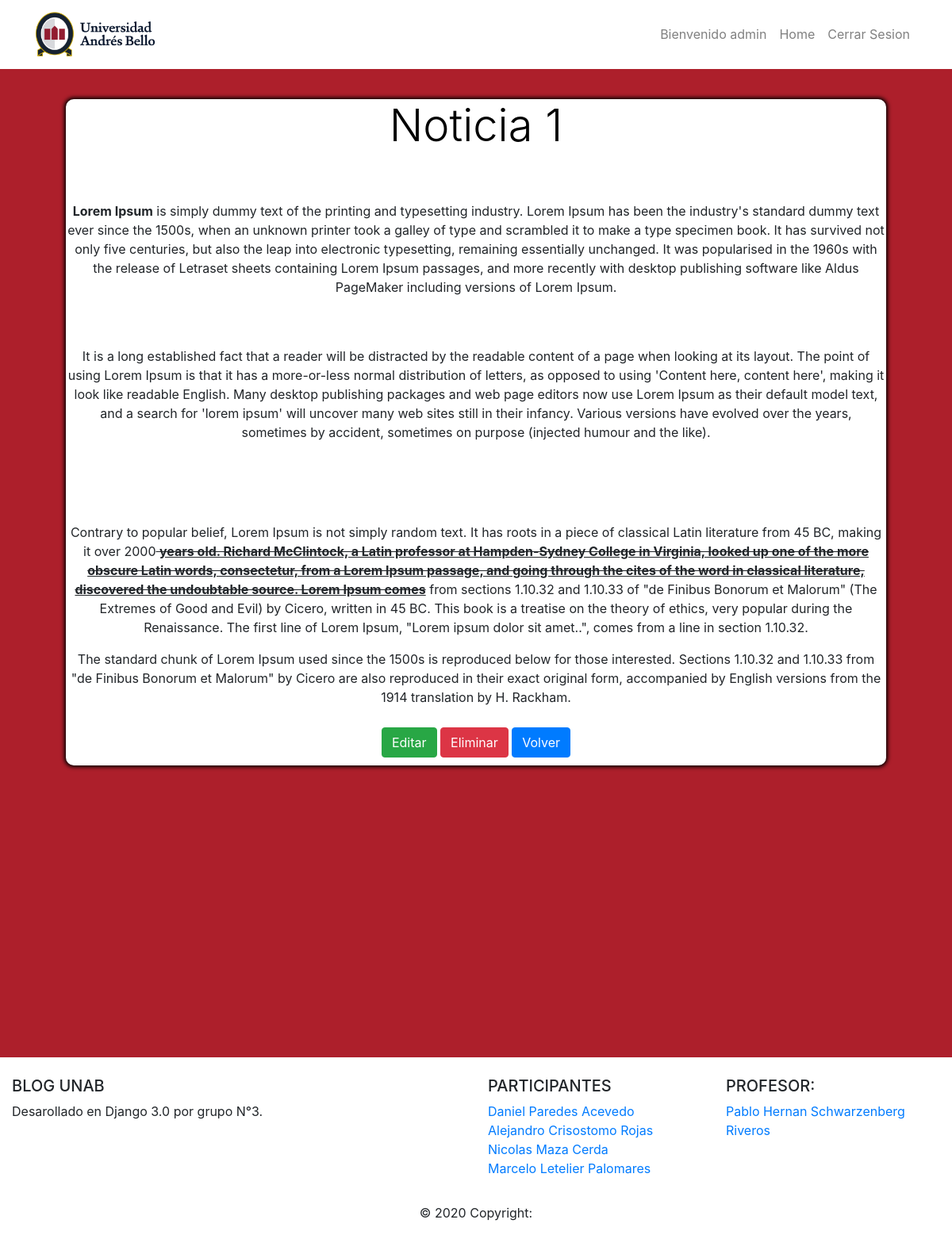
The page /blog/28/ (signed in) on the database its author committed.
### blogs/models.py (models this page shows, shortened)
class Blog(models.Model):
    titulo = models.CharField(max_length=35)
    contenido = RichTextField()
    blogs = models.Manager()

### blogs/views.py (the view)
# urls.py: url(r'^blog/(?P<pk>\d+)/$', views.DetallesBlogView.as_view(), name='blog_detalle')
class DetallesBlogView(LoginRequiredMixin ,TemplateView):
    def get(self, request, **kwargs):
        id = kwargs["pk"]
        return render(request, 'blog.html', {'blog': Blog.blogs.get(id=id)})

### blogs/templates/blog.html
{% extends "base.html" %}
{% block content %}
<div class="container caja">
    <div class="blog">
        <h1 class="display-4 del">{{blog.titulo}}</h1>
        <p class="lead  del">{{blog.contenido|safe}}</p>
        <div class="boton">
            {% if user.is_superuser %}
                <a href="/blog/{{ blog.id }}/update" class="btn btn-success" role="button">Editar</a>
                <a href="/blog/{{ blog.id }}/delete" class="btn btn-danger" role="button">Eliminar</a>
            {% endif %}
            <a href="{% url 'blogs' %}" class="btn btn-primary">Volver</a>
        </div>
    </div>
</div>
{% endblock %}

### blogs/templates/navbar.html (shortened to what this page needs)
{% load static %}
<nav class="navbar navbar-expand-lg navbar-dark bg-white static-top">
    <div class="container">
        <a class="navbar-brand">
            <img src="{% static 'imagenes/logo1.png' %}" alt="LogoUnab">
          </a>
      <div class="collapse navbar-collapse" id="navbarResponsive">
        <ul class="navbar-nav ml-auto">
          <li class="nav-item active">
            {% if user.is_authenticated %}
            <a class="nav-link">Bienvenido&nbsp{{user.username}}</a>
          </li>
          <li class="nav-item active">
            <a class="nav-link pintaletra" href="{% url 'blogs' %}">Home
                </a>
          </li>
          <li class="nav-item">
            <a class="nav-link"  href="{% url 'logout' %}">Cerrar&nbspSesion</a>
          </li>
          {% endif %}
        </ul>
      </div>
    </div>
  </nav>

### blogs/static/css/style.css (style rules this page uses)
body { background-color:#AD1F2B; }
.caja { padding: 38px; text-align: center; }
.nav, img { width: 20%;; display: inline-block; }
.blog { background-color: white; border-radius: 10px; box-shadow: black 0px 0px 5px 2px; }
.boton { padding: 10px; text-align: center; }
.nav-link { color: gray !important; }
h1 { color: white; }
h2 { color: white; text-align: right; }
.del { color: black; }

### rows shown on the page
Blog: titulo "Noticia 1", contenido "Lorem Ipsum is simply dummy text of the printing and typesetting industry. Lorem Ipsum has been the industry's standard dummy text ever since the 1500s, when an unknown printer took a galley of type and scrambled it to make a type specimen book. It has survived not only five centuries, but also the leap into electronic typesetting, remaining essentially unchanged. It was popularised in the 1960s with the release of Letraset sheets containing Lorem Ipsum passages, and more recently with desktop publishing software like Aldus PageMaker including versions of Lorem Ipsum. It is a long established fact that a reader will be distracted by the readable content of a page when looking at its layout.…"

### other values the page prints
{{ user.username }} "admin"
